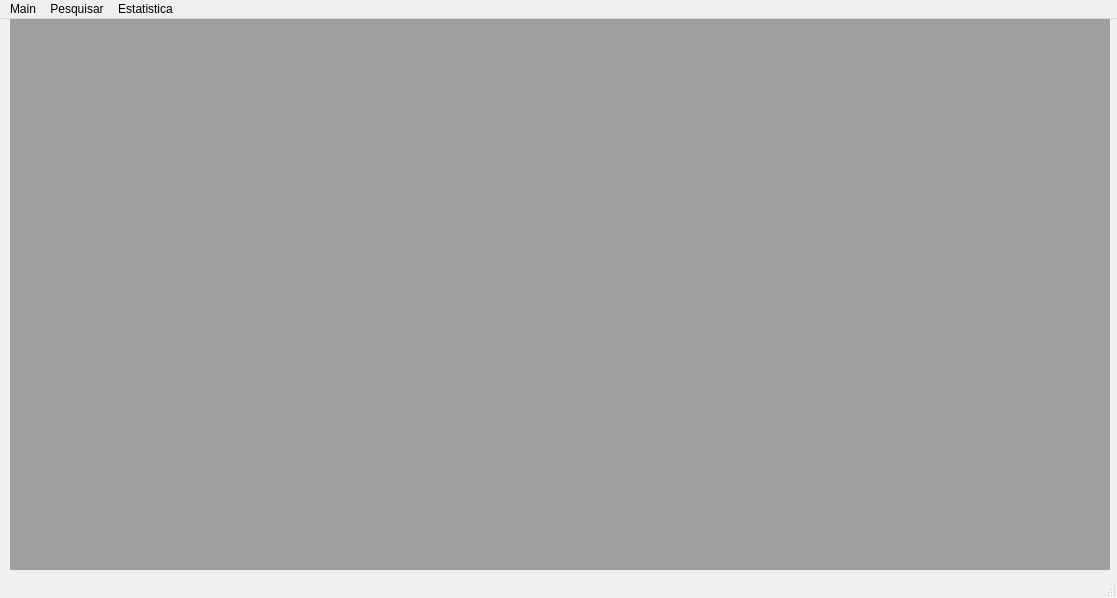
<?xml version="1.0" encoding="UTF-8"?>
<ui version="4.0">
 <class>MainWindow</class>
 <widget class="QMainWindow" name="MainWindow">
  <property name="geometry">
   <rect>
    <x>0</x>
    <y>0</y>
    <width>1117</width>
    <height>598</height>
   </rect>
  </property>
  <property name="windowTitle">
   <string>Music Tracker</string>
  </property>
  <widget class="QWidget" name="centralwidget">
   <widget class="QMdiArea" name="mdiArea">
    <property name="geometry">
     <rect>
      <x>10</x>
      <y>0</y>
      <width>1100</width>
      <height>551</height>
     </rect>
    </property>
   </widget>
  </widget>
  <widget class="QMenuBar" name="menubar">
   <property name="geometry">
    <rect>
     <x>0</x>
     <y>0</y>
     <width>1117</width>
     <height>22</height>
    </rect>
   </property>
   <widget class="QMenu" name="menuMain">
    <property name="title">
     <string>Main</string>
    </property>
    <addaction name="actionAdicionar_Remover_um_artista"/>
    <addaction name="actionEditar_disco"/>
    <addaction name="actionApagar_todos_os_dados"/>
    <addaction name="actionFechar"/>
   </widget>
   <widget class="QMenu" name="menuPesquisar">
    <property name="title">
     <string>Pesquisar</string>
    </property>
    <addaction name="actionPor_disco"/>
    <addaction name="actionPor_artista"/>
    <addaction name="actionPor_gravadora"/>
    <addaction name="actionPor_melhores"/>
    <addaction name="actionPor_GOATs"/>
   </widget>
   <widget class="QMenu" name="menuEstatistica">
    <property name="title">
     <string>Estatistica</string>
    </property>
    <addaction name="actionPor_graficos"/>
    <addaction name="actionPor_numeros"/>
   </widget>
   <addaction name="menuMain"/>
   <addaction name="menuPesquisar"/>
   <addaction name="menuEstatistica"/>
  </widget>
  <widget class="QStatusBar" name="statusbar"/>
  <action name="actionPor_disco">
   <property name="text">
    <string>Por disco</string>
   </property>
  </action>
  <action name="actionPor_artista">
   <property name="text">
    <string>Por artista</string>
   </property>
  </action>
  <action name="actionPor_gravadora">
   <property name="text">
    <string>Por gravadora</string>
   </property>
  </action>
  <action name="actionPor_melhores">
   <property name="text">
    <string>Por melhores</string>
   </property>
  </action>
  <action name="actionPor_GOATs">
   <property name="text">
    <string>Por GOATs</string>
   </property>
  </action>
  <action name="actionHoras_de_musica">
   <property name="text">
    <string>Horas de musica</string>
   </property>
  </action>
  <action name="actionQuantidade_de_discos">
   <property name="text">
    <string>Quantidade de discos</string>
   </property>
  </action>
  <action name="actionQuantidade_de_musicas">
   <property name="text">
    <string>Quantidade de musicas</string>
   </property>
  </action>
  <action name="actionQuantidade_de_gravadoras">
   <property name="text">
    <string>Quantidade de gravadoras</string>
   </property>
  </action>
  <action name="actionDiferentes_tipos_de_musicas">
   <property name="text">
    <string>Estatisticas em graficos</string>
   </property>
  </action>
  <action name="actionAdicionar_disco">
   <property name="text">
    <string>Adicionar disco</string>
   </property>
  </action>
  <action name="actionRemover_disco">
   <property name="text">
    <string>Remover um disco</string>
   </property>
  </action>
  <action name="actionEditar_disco">
   <property name="text">
    <string>Editar disco</string>
   </property>
  </action>
  <action name="actionApagar_todos_os_dados">
   <property name="text">
    <string>Apagar todos os dados</string>
   </property>
  </action>
  <action name="actionAdicionar_Remover_um_artista">
   <property name="text">
    <string>Adicionar/Remover disco</string>
   </property>
  </action>
  <action name="actionFechar">
   <property name="text">
    <string>Fechar</string>
   </property>
  </action>
  <action name="actionPor_graficos">
   <property name="text">
    <string>Por graficos</string>
   </property>
  </action>
  <action name="actionPor_numeros">
   <property name="text">
    <string>Por numeros</string>
   </property>
  </action>
 </widget>
 <resources/>
 <connections/>
</ui>
